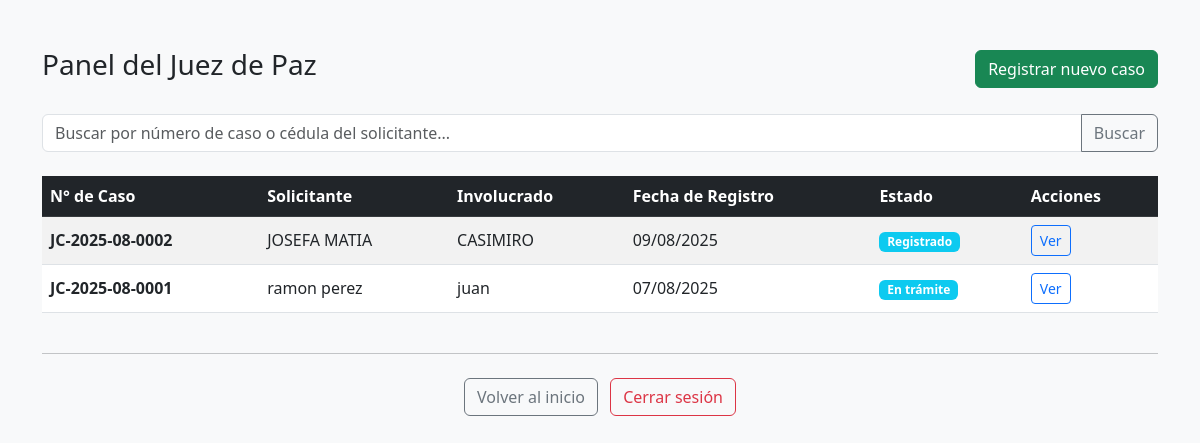
The app's page /judge-panel/ (signed in) with its own data.
### core/models.py (models this page shows, shortened)
class Case(models.Model):
    CASE_STATUS = [
        ('registrado', 'Registrado'),
        ('en_tramite', 'En trámite'),
        ('resuelto', 'Resuelto'),
        ('cerrado', 'Cerrado'),
    ]
    BLOCK_CHOICES = [
        ('bloque_15', 'BLOQUE 15'),
        ('bloque_16', 'BLOQUE 16'),
        ('bloque_17', 'BLOQUE 17'),
        ('bloque_22p', 'BLOQUE 22 P'),
        ('bloque_23p', 'BLOQUE 23 P'),
        ('bloque_24p', 'BLOQUE 24 P'),
        ('bloque_25p', 'BLOQUE 25 P'),
        ('bloque_18', 'BLOQUE 18'),
        ('bloque_19', 'BLOQUE 19'),
        ('bloque_20', 'BLOQUE 20'),
        ('bloque_21', 'BLOQUE 21'),
        ('otro', 'OTRO'),
    ]
    CONFLICT_TYPE_CHOICES = [
        ('vecinal', 'Vecinal'),
        ('individual', 'Individual'),
        ('comunitario', 'Comunitario'),
        ('contravencion', 'Contravención sin privación de libertad'),
        ('patrimonial', 'Obligaciones patrimoniales hasta cinco salarios básicos'),
        ('otro', 'Otro'),
    ]
    RESOLUTION_METHOD_CHOICES = [
        ('conciliacion', 'Conciliación'),
        ('mediacion', 'Mediación'),
        ('equidad', 'Resolución en equidad'),
        ('otro', 'Otro'),
    ]
    status = models.CharField(
        "Estado",
        max_length=20,
        choices=CASE_STATUS,
        default='registrado'
    )
    location_blocks = models.CharField(
        "Bloque(s) donde ocurre el conflicto",
        max_length=500,  # ✅ Aumentado de 200 a 500
        blank=True,
        null=True
    )
    other_location_block = models.CharField(
        "Otro bloque",
        max_length=100,
        blank=True,
        null=True
    )
    resolution_method = models.CharField(
        "Medio(s) de resolución",
        max_length=500,  # ✅ Aumentado para múltiples métodos
        blank=True,
        null=True
    )
    other_resolution_method = models.CharField(
        "Otro medio de resolución",
        max_length=100,
        blank=True,
        null=True
    )
    case_number = models.CharField("Número de caso", max_length=20, unique=True, editable=False)
    date_registered = models.DateTimeField("Fecha de registro", auto_now_add=True)
    applicant_name = models.CharField("Nombre del solicitante", max_length=100, blank=False)
    applicant_id = models.CharField("Cédula del solicitante", max_length=20, blank=False)
    applicant_phone = models.CharField("Teléfono del solicitante", max_length=20, blank=True, null=True)
    applicant_email = models.EmailField("Correo del solicitante", blank=True, null=True)
    involved_name = models.CharField("Nombre del involucrado", max_length=100, blank=False)
    involved_id = models.CharField("Cédula del involucrado", max_length=20, blank=True, null=True)
    conflict_description = models.TextField("Descripción del conflicto", blank=False)
    location = models.CharField("Lugar del conflicto", max_length=200, blank=False)
    conflict_type = models.CharField(
        "Tipo de conflicto",
        max_length=50,
        choices=CONFLICT_TYPE_CHOICES,
        blank=False,
        default='vecinal'
    )
    other_conflict_type = models.CharField("Otro tipo de conflicto", max_length=100, blank=True, null=True)
    estimated_value = models.DecimalField("Valor aproximado (patrimonial)", max_digits=12, decimal_places=2, blank=True, null=True)
    notes = models.TextField("Observaciones adicionales", blank=True, null=True)
    judge = models.ForeignKey(
        User,
        on_delete=models.SET_NULL,
        null=True,
        verbose_name="Juez asignado",
        related_name='cases_judge'
    )
    extension_granted = models.BooleanField("Prórroga concedida", default=False)
    class Meta:
        verbose_name = "Caso Comunitario"
        verbose_name_plural = "Casos Comunitarios"
        ordering = ['-date_registered']
    def get_status_display(self):
        return dict(self.CASE_STATUS).get(self.status, self.status)

### core/views.py (the view)
# urls.py: path('judge-panel/', views.judge_panel, name='judge_panel'),
@login_required
def judge_panel(request):
    profile = getattr(request.user, 'profile', None)
    if not profile or profile.role != 'juez':
        return redirect('core:admin_panel')
    settings = PlatformSettings.load()
    cases = Case.objects.filter(judge=request.user).order_by('-date_registered')
    query = request.GET.get('q')
    if query:
        cases = cases.filter(
            Q(case_number__icontains=query) |
            Q(applicant_id__icontains=query)
        )
    return render(request, 'core/judge_panel.html', {'cases': cases, 'settings': settings})

### core/models.py (called while the page is built)
    @classmethod
    def load(cls):
        obj, created = cls.objects.get_or_create(
            pk=1,
            defaults={
                'primary_color': '#0057B7',
                'secondary_color': '#FFD700'
            }
        )
        return obj

### core/templates/core/judge_panel.html (shortened to what this page needs)
<!DOCTYPE html>
<html lang="es">
<head>
    <link href="https://cdn.jsdelivr.net/npm/bootstrap@5.3.0/dist/css/bootstrap.min.css" rel="stylesheet">
</head>
<body class="bg-light">
    <div class="container py-5">
        <div class="d-flex justify-content-between align-items-center mb-4">
            <h3>Panel del Juez de Paz</h3>
            <a href="{% url 'core:register_case' %}" class="btn btn-success">Registrar nuevo caso</a>
        </div>
<form method="get" class="mb-4">
    <div class="input-group">
        <input type="text" name="q" class="form-control" placeholder="Buscar por número de caso o cédula del solicitante..." value="{{ request.GET.q }}">
        <button class="btn btn-outline-secondary" type="submit">Buscar</button>
    </div>
</form>
        {% if cases %}
            <div class="table-responsive">
                <table class="table table-striped table-hover align-middle">
                    <thead class="table-dark">
                        <tr>
                            <th>N° de Caso</th>
                            <th>Solicitante</th>
                            <th>Involucrado</th>
                            <th>Fecha de Registro</th>
                            <th>Estado</th>
                            <th>Acciones</th>
                        </tr>
                    </thead>
                    <tbody>
                        {% for case in cases %}
                            <tr>
                                <td><strong>{{ case.case_number }}</strong></td>
                                <td>{{ case.applicant_name }}</td>
                                <td>{{ case.involved_name|default:"No especificado" }}</td>
                                <td>{{ case.date_registered|date:"d/m/Y" }}</td>
                                <td>
                                    <span class="badge bg-info">{{ case.get_status_display|default:"Registrado" }}</span>
                                </td>
                                <td>
                                    <a href="{% url 'core:case_detail' case.id %}" class="btn btn-sm btn-outline-primary">Ver</a>
                                </td>
                            </tr>
                        {% endfor %}
                    </tbody>
                </table>
            </div>
        {% else %}
            <div class="text-center py-5">
                <h4>No tienes casos registrados aún</h4>
                <p class="text-muted">Usa el botón de arriba para registrar tu primer caso.</p>
            </div>
        {% endif %}
        <hr class="my-4">
<div class="text-center mt-3">
    <a href="{% url 'core:home' %}" class="btn btn-outline-secondary me-2">
         Volver al inicio
    </a>
    <a href="{% url 'core:logout' %}" class="btn btn-outline-danger">
         Cerrar sesión
    </a>
</div>
    </div>
</body>
</html>

### core/templates/core/judge_panel.html (style rules this page uses)
body { background: #f8f9fa; }

### records on screen
Case: case_number "JC-2025-08-0002", applicant_name "JOSEFA MATIA", involved_name "CASIMIRO", date_registered "09/08/2025", status "Registrado"
Case: case_number "JC-2025-08-0001", applicant_name "ramon perez", involved_name "juan", date_registered "07/08/2025", status "En trámite"
